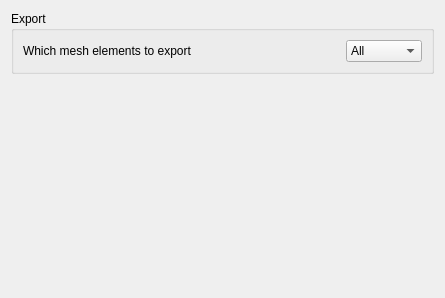
<?xml version="1.0" encoding="UTF-8"?>
<ui version="4.0">
 <class>FemGui::DlgSettingsFemExportAbaqusInp</class>
 <widget class="QWidget" name="FemGui::DlgSettingsFemExportAbaqusInp">
  <property name="geometry">
   <rect>
    <x>0</x>
    <y>0</y>
    <width>445</width>
    <height>298</height>
   </rect>
  </property>
  <property name="windowTitle">
   <string>Abaqus Inp</string>
  </property>
  <layout class="QGridLayout" name="gridLayout_4">
   <item row="1" column="0">
    <spacer name="verticalSpacer">
     <property name="orientation">
      <enum>Qt::Vertical</enum>
     </property>
     <property name="sizeHint" stdset="0">
      <size>
       <width>20</width>
       <height>82</height>
      </size>
     </property>
    </spacer>
   </item>
   <item row="0" column="0">
    <widget class="QGroupBox" name="groupBox">
     <property name="title">
      <string>Export</string>
     </property>
     <layout class="QGridLayout" name="gridLayout_3">
      <item row="0" column="2">
       <widget class="QComboBox" name="comboBoxElemChoiceParam">
        <item>
         <property name="text">
          <string>All</string>
         </property>
        </item>
        <item>
         <property name="text">
          <string>Hightest</string>
         </property>
        </item>
        <item>
         <property name="text">
          <string>FEM</string>
         </property>
        </item>
       </widget>
      </item>
      <item row="0" column="1">
       <spacer>
        <property name="orientation">
         <enum>Qt::Horizontal</enum>
        </property>
        <property name="sizeHint" stdset="0">
         <size>
          <width>40</width>
          <height>20</height>
         </size>
        </property>
       </spacer>
      </item>
      <item row="0" column="0">
       <widget class="QLabel" name="label">
        <property name="text">
         <string>Which mesh elements to export</string>
        </property>
       </widget>
      </item>
     </layout>
    </widget>
   </item>
  </layout>
 </widget>
 <tabstops>
  <tabstop>comboBoxElemChoiceParam</tabstop>
 </tabstops>
 <resources/>
 <connections/>
</ui>
